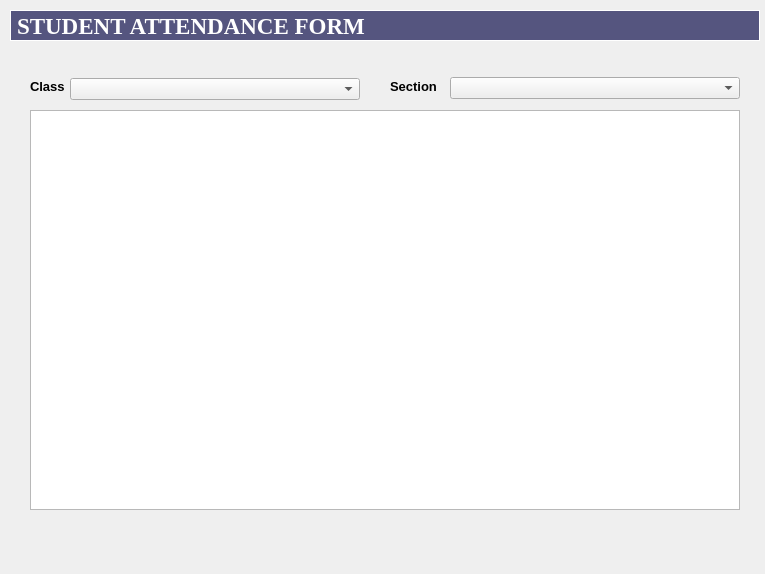
<?xml version="1.0" encoding="UTF-8"?>
<ui version="4.0">
 <class>record_attendance</class>
 <widget class="QMainWindow" name="record_attendance">
  <property name="geometry">
   <rect>
    <x>0</x>
    <y>0</y>
    <width>765</width>
    <height>574</height>
   </rect>
  </property>
  <property name="windowTitle">
   <string>MainWindow</string>
  </property>
  <widget class="QWidget" name="centralwidget">
   <widget class="QLabel" name="lblheader">
    <property name="geometry">
     <rect>
      <x>10</x>
      <y>10</y>
      <width>750</width>
      <height>31</height>
     </rect>
    </property>
    <property name="font">
     <font>
      <family>Times New Roman</family>
      <pointsize>17</pointsize>
      <weight>75</weight>
      <bold>true</bold>
     </font>
    </property>
    <property name="styleSheet">
     <string notr="true">background-color: rgb(85, 85, 127);
color: rgb(255, 255, 255);</string>
    </property>
    <property name="frameShape">
     <enum>QFrame::Box</enum>
    </property>
    <property name="text">
     <string>STUDENT ATTENDANCE FORM</string>
    </property>
    <property name="margin">
     <number>198</number>
    </property>
   </widget>
   <widget class="QLabel" name="lblclass">
    <property name="geometry">
     <rect>
      <x>30</x>
      <y>80</y>
      <width>50</width>
      <height>13</height>
     </rect>
    </property>
    <property name="font">
     <font>
      <pointsize>10</pointsize>
      <weight>75</weight>
      <bold>true</bold>
     </font>
    </property>
    <property name="text">
     <string>Class</string>
    </property>
   </widget>
   <widget class="QLabel" name="lblsection">
    <property name="geometry">
     <rect>
      <x>390</x>
      <y>80</y>
      <width>50</width>
      <height>13</height>
     </rect>
    </property>
    <property name="font">
     <font>
      <pointsize>10</pointsize>
      <weight>75</weight>
      <bold>true</bold>
     </font>
    </property>
    <property name="text">
     <string>Section</string>
    </property>
   </widget>
   <widget class="QComboBox" name="comboclass">
    <property name="geometry">
     <rect>
      <x>70</x>
      <y>78</y>
      <width>290</width>
      <height>22</height>
     </rect>
    </property>
   </widget>
   <widget class="QComboBox" name="combosection">
    <property name="geometry">
     <rect>
      <x>450</x>
      <y>77</y>
      <width>290</width>
      <height>22</height>
     </rect>
    </property>
   </widget>
   <widget class="QTextEdit" name="textEdit">
    <property name="geometry">
     <rect>
      <x>30</x>
      <y>110</y>
      <width>710</width>
      <height>400</height>
     </rect>
    </property>
   </widget>
  </widget>
  <widget class="QMenuBar" name="menubar">
   <property name="geometry">
    <rect>
     <x>0</x>
     <y>0</y>
     <width>765</width>
     <height>21</height>
    </rect>
   </property>
  </widget>
 </widget>
 <resources/>
 <connections/>
</ui>
